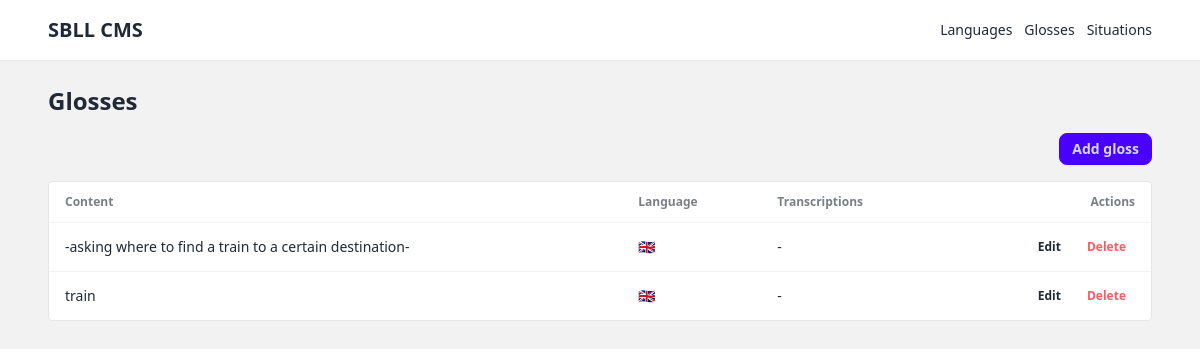
Page /glosses/ on the earlier database version.
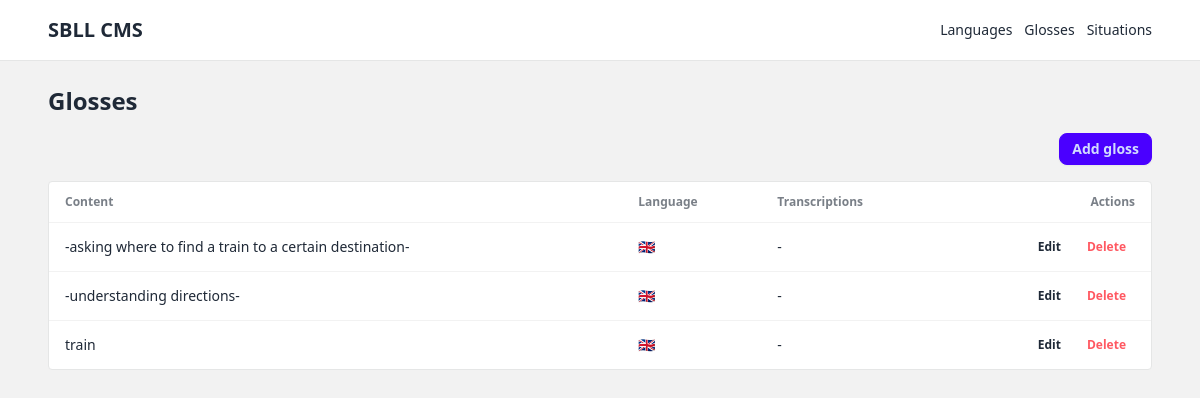
Same page on the later database version.
### cms/models/gloss.py (models this page shows, shortened)
class Gloss(models.Model):
    content = models.TextField()
    language = models.ForeignKey("Language", on_delete=models.CASCADE)
    transcriptions = models.JSONField(default=list)
    contains = models.ManyToManyField("self", related_name="contained_by", symmetrical=False, blank=True)
    near_synonyms = models.ManyToManyField("self", symmetrical=True, blank=True)
    near_homophones = models.ManyToManyField("self", symmetrical=True, blank=True)
    translations = models.ManyToManyField("self", symmetrical=True, blank=True)
    clarifies_usage = models.ManyToManyField("self", related_name="usage_of_clarified", symmetrical=False, blank=True)
    to_be_differentiated_from = models.ManyToManyField("self", symmetrical=True, blank=True)
    collocations = models.ManyToManyField("self", symmetrical=True, blank=True)
    class Meta:
        unique_together = ("content", "language")

### cms/models/language.py (models this page shows)
class Language(models.Model):
    iso = models.CharField(max_length=3, primary_key=True)
    name = models.CharField(max_length=128)
    short = models.CharField(max_length=50, null=True, blank=True)
    def __str__(self):
        return self.short or self.name

### cms/views.py (the view)
# urls.py: path("glosses/", views.gloss_list, name="gloss_list"),
def gloss_list(request):
    glosses = (
        Gloss.objects.select_related("language")
        .prefetch_related("translations", "near_synonyms")
        .order_by("language__iso", "content")
    )
    return render(request, "cms/gloss_list.html", {"glosses": glosses})

### cms/templates/cms/gloss_list.html (shortened to what this page needs)
{% extends "cms/base.html" %}
{% load lucide_tags %}
{% block content %}
<h1 class="text-2xl font-semibold mb-4">Glosses</h1>
<div class="flex justify-end mb-4">
  <a href="{% url 'gloss_create' %}" class="btn btn-primary btn-sm flex items-center gap-2">
    <span>Add gloss</span>
  </a>
</div>
<div class="overflow-x-auto bg-base-100 border border-base-300 rounded">
  <table class="table">
    <thead>
      <tr>
        <th>Content</th>
        <th>Language</th>
        <th>Transcriptions</th>
        <th class="text-right">Actions</th>
      </tr>
    </thead>
    <tbody>
      {% for gloss in glosses %}
      <tr>
        <td class="max-w-sm">{{ gloss.content }}</td>
        <td>{{ gloss.language }}</td>
        <td>{{ gloss.transcriptions|join:", "|default:"-" }}</td>
        <td class="text-right">
          <div class="flex justify-end gap-2">
            <a href="{% url 'gloss_update' gloss.id %}" class="btn btn-ghost btn-xs gap-1">
              {% lucide "pencil" class="w-4 h-4" %} Edit
            </a>
            <a href="{% url 'gloss_delete' gloss.id %}" class="btn btn-ghost btn-xs text-error gap-1">
              {% lucide "trash" class="w-4 h-4" %} Delete
            </a>
          </div>
        </td>
      </tr>
      {% empty %}
      <tr><td colspan="4" class="text-center text-light">No glosses yet.</td></tr>
      {% endfor %}
    </tbody>
  </table>
</div>
{% endblock %}

Differences in the rows shown:
added Gloss: content "-understanding directions-", language "🇬🇧", transcriptions "-"
